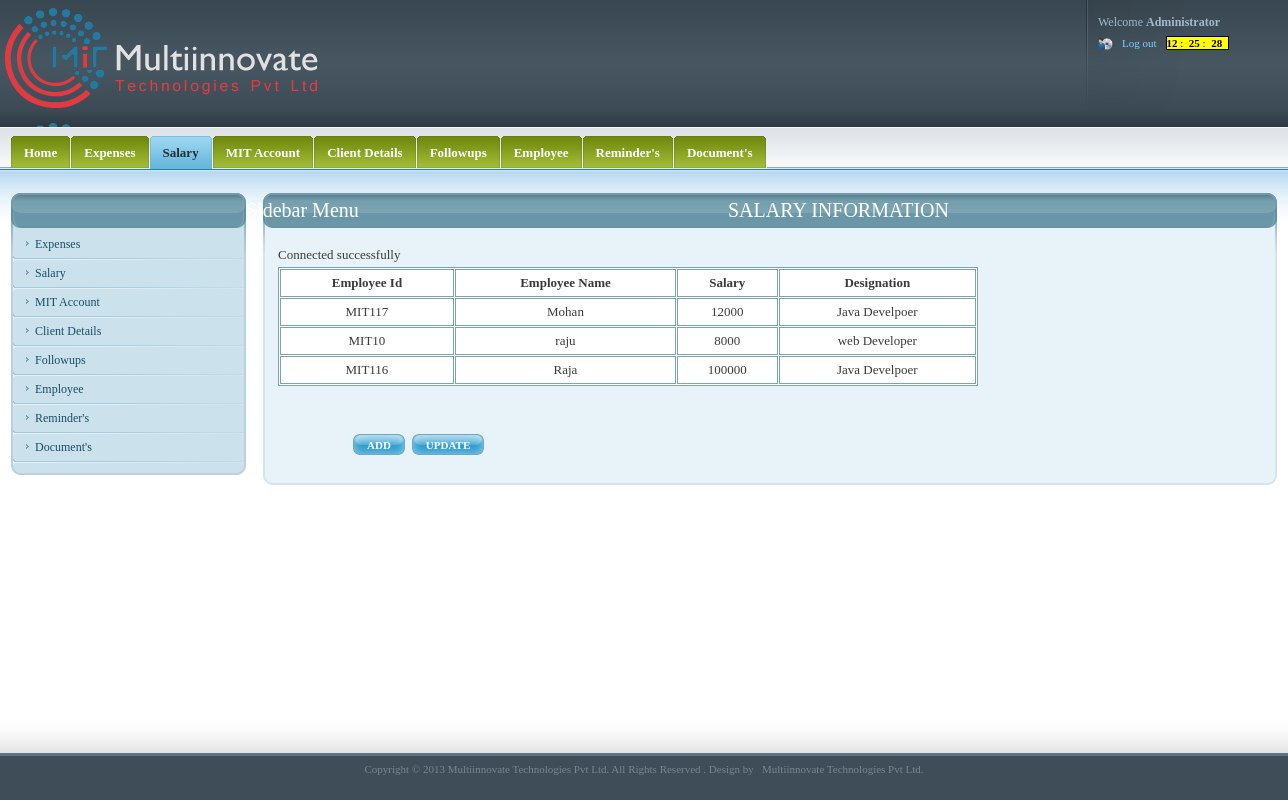
Page /salaryview.php on the committed database.
### tables this page shows
CREATE TABLE IF NOT EXISTS `salary` (
  `id` int(11) NOT NULL AUTO_INCREMENT,
  `emp_id` varchar(500) NOT NULL,
  `emp_name` varchar(500) NOT NULL,
  `salary` int(11) NOT NULL,
  `designation` varchar(500) NOT NULL,
  PRIMARY KEY (`id`)
);

### salaryview.php (the view, shortened to what this page needs)
<!DOCTYPE html PUBLIC "-//W3C//DTD XHTML 1.0 Strict//EN" "http://www.w3.org/TR/xhtml1/DTD/xhtml1-strict.dtd">
<html xmlns="http://www.w3.org/1999/xhtml">
<head>
<link media="screen" rel="stylesheet" type="text/css" href="css/admin.css"  />
 <link rel="stylesheet" href="http://code.jquery.com/ui/1.10.2/themes/smoothness/jquery-ui.css" />
  <link rel="stylesheet" href="/resources/demos/style.css" />
</head>
<body onLoad="digital_clock()">
	<div id="wrapper">
		<div id="head">
			<div id="logo_user_details">
				<h1 id="logo"><a href="#">websitename Administration Panel</a></h1>
				<div id="user_details">
					<ul id="user_details_menu">
						<li>Welcome <strong>Administrator</strong></li>
						<li>
							<ul id="user_access">
							<li class="last"><a href="index.php">Log out</a></li>
                                <li>
                                	    <span style="background:#FF0; border:#000 1px solid; font:'Times New Roman', Times, serif bold; color:#000">
										<b id=hours></b>&nbsp;:&nbsp;
										<b id=minutes></b>&nbsp;:&nbsp;
										<b id=seconds></b> &nbsp;
								   </span>
                                </li>
							</ul>
						</li>
					</ul>
				</div>
			</div>
			<div id="menus_wrapper">
			  <div id="main_menu">
					<ul>
						<li><a href="home.php"><span><span>Home</span></span></a></li>
                        <li><a href="monthlyview.php"><span><span>Expenses</span></span></a></li>
                          <li><a href="salaryview.php"  class="selected"><span><span>Salary</span></span></a></li>
						<li><a href="passview.php"><span><span>MIT Account</span></span></a></li>
						<li><a href="clientview.php"><span><span>Client Details</span></span></a></li>
						<li><a href="followupview.php"><span><span>Followups</span></span></a></li>
                        	<li><a href="AddEmployeeView.php"><span><span>Employee</span></span></a></li>
						<li><a href="reminders.php"><span><span>Reminder's</span></span></a></li>
                         <li><a href="followupview.php"><span><span>Document's</span></span></a></li>
					</ul>
				</div>
			</div>
		</div>
  <div id="content">
			<div id="page">
				<div class="inner">
					<div class="section">
						<div class="title_wrapper">
							<h2 style="margin-left:450px;">SALARY INFORMATION</h2>
							<span class="title_wrapper_left"></span>
							<span class="title_wrapper_right"></span>
						</div>
				  <div class="section_content">
							<div class="sct">
								<div class="sct_left">
									<div class="sct_right">
										<div class="sct_left">
											<div class="sct_right">
												<form action="" method="" class="search_form general_form">
													<fieldset>
														<div class="forms">
					<?php
							include "includes/db_con.php";
							$query = "select * from  salary";
							$res = mysql_query($query);
							$num_rows = mysql_num_rows($res);
								if($num_rows>=1)
								{
							echo"<table id='table_struct' border='1' width='700' cellspacing='1'  bordercolor='7BA4B1'  bgcolor='#FFFFFF' ><tr class='tr_class'>
							<td align='center' style='font-weight:bold'>Employee Id</td>
							<td align='center' style='font-weight:bold'>Employee Name</td>
							<td align='center' style='font-weight:bold'>Salary</td>
   							<td align='center' style='font-weight:bold'>Designation</td>
							</tr>";
								while($row = mysql_fetch_array($res))
								{
										echo"<tr class='tr_class1'>
										<td align='center'>".$row['emp_id']."</td>
										<td align='center'>".$row['emp_name']."</td>
										<td align='center'>".$row['salary']."</td>
										<td align='center'>".$row['designation']."</td>";
									echo "</tr>";
								}
								echo "</table>";
							}
							else	{
								echo "<table  width='100%' cellspacing='1' cellpadding='1'><tr class='tr_class'><td>No Record Found!!</td></tr></table>";
								}
						 	?><br /><br />
														<div class="row">
															<div class="buttons">
																<ul>
																<ul>
         <li>
         <span class="button send_form_btn"><span><span><a href="salary.php"><font color="#FFFFFF">ADD</font></a></span></span></span>
         </li>
          <li>
         <span class="button send_form_btn"><span><span><a href="salaryedit.php"><font color="#FFFFFF">UPDATE</font></a></span></span></span>
         </li>
		</ul>
															</div>
														</div>
														</div>
													</fieldset>
									        </form>
											</div>
										</div>
									</div>
								</div>
							</div>
							<span class="scb"><span class="scb_left"></span><span class="scb_right"></span></span>
						</div>
					</div>
				</div>
			</div>
			<div id="sidebar">
				<div class="inner">
					<div class="section">
						<div class="title_wrapper">
							<h2>Sidebar Menu</h2>
							<span class="title_wrapper_left"></span>
							<span class="title_wrapper_right"></span>
						</div>
				  <div class="section_content">
							<div class="sct">
								<div class="sct_left">
									<div class="sct_right">
										<div class="sct_left">
											<div class="sct_right">
												<ul class="sidebar_menu">
                        <li><a href="monthlyview.php"><span><span>Expenses</span></span></a></li>
                          <li><a href="salaryview.php"><span><span>Salary</span></span></a></li>
						<li><a href="passview.php" class="selected"><span><span>MIT Account</span></span></a></li>
						<li><a href="clientview.php"><span><span>Client Details</span></span></a></li>
						<li><a href="followup.php"><span><span>Followups</span></span></a></li>
                        	<li><a href="AddEmployeeView.php"><span><span>Employee</span></span></a></li>
						<li><a href="reminders.php"><span><span>Reminder's</span></span></a></li>
                         <li><a href="DocumentView.php"><span><span>Document's</span></span></a></li>
                                                   </ul>
											</div>
										</div>
									</div>
								</div>
							</div>
							<span class="scb"><span class="scb_left"></span><span class="scb_right"></span></span>
						</div>
					</div>
				</div>
			</div>
		</div>
	</div>
	<div id="footer">
		<div id="footer_inner">
			<center><p> Copyright &copy; 2013  Multiinnovate Technologies Pvt Ltd. All Rights Reserved . Design by &nbsp; <a href="http://www.multiinnovate.com" title="Multiinnovate Technologies"
target="_blank">Multiinnovate Technologies Pvt Ltd.</a></p></center>
		</div>
	</div>
</body>
</html>

### css/style.css (style rules this page uses)
.title_wrapper h2 { margin-left:220px; }

### css/forms.css (style rules this page uses)
.button { display: block; color: #fff; background:url(layout/submit_middle.gif) repeat-x; font-size: 11px; overflow: hidden; position: relative; top: 0; left: 0; float: left; font-weight: bold; text-decoration: none; }
.button span { background:url(layout/submit_left.gif) no-repeat; display: block; float: left; white-space: nowrap; }
.button span span { background:url(layout/submit_right.gif) no-repeat right 0; display: block; padding: 0 14px; height: 21px; line-height: 22px; }
.general_form, .general_form fieldset { margin: 0; padding: 0; border: 0; }
.general_form fieldset { width: 100%; overflow: hidden; padding: 0; position: relative; top: 0; left: 0; }
.forms { float: left; width: 620px; }
.general_form { font-size: 13px; line-height: 24px; }
.general_form .row { width: 1000px; overflow: hidden; padding: 0px 0px 15px; float: left; }
.send_form_btn { background-image:url(layout/site/forms/send_form_middle.gif); background-color: #339fd0; }
.send_form_btn span { background-image:url(layout/site/forms/send_form_left.gif); }
.send_form_btn span span { background-image:url(layout/site/forms/send_form_right.gif); }
.buttons { float: left; padding: 0 0 0 75px; }
.buttons ul { margin: 0; padding: 0 30px 0 0; float: left; }
.buttons ul li { float: left; margin: 0; padding: 0 7px 0 0; list-style:none; }
.general_form .forms { width: 80%; }

### rows in the picture
salary: emp "MIT117", emp_name "Mohan", salary "12000", designation "Java Develpoer"
salary: emp "MIT10", emp_name "raju", salary "8000", designation "web Developer"
salary: emp "MIT116", emp_name "Raja", salary "100000", designation "Java Develpoer"
